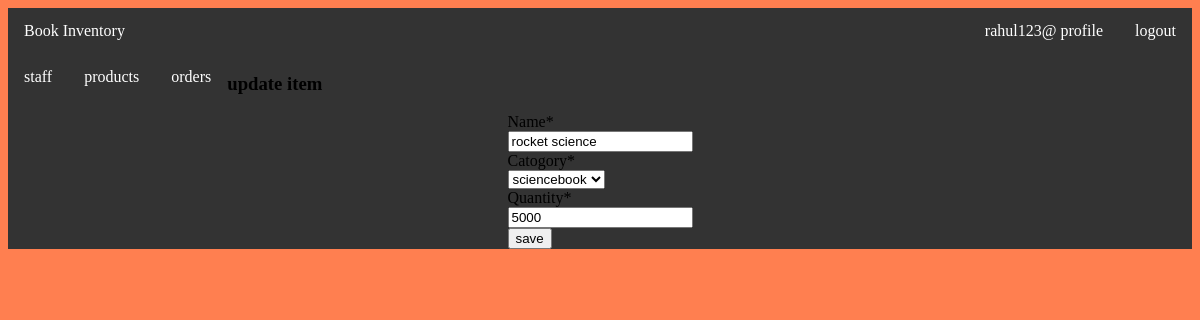
/updateproduct/8/ (signed in), run on the app's committed database.
### app1/models.py (models this page shows, shortened)
class Product(models.Model):
    CATOGORY = (("sciencebook", "sciencebook"), ("mathbook", "mathbook"), ("english", "english"))
    name = models.CharField(max_length=20,null=True)
    catogory = models.CharField(max_length=20, choices=CATOGORY,null= True)
    quantity = models.PositiveIntegerField(null=True)

### app1/views.py (the view)
# urls.py: path('updateproduct/<int:id>/', views.updateproduct, name="updateproduct_page"),
def updateproduct(request,id):
    item=Product.objects.get(id=id)
    if request.method=="POST":
        form=ProductForm(request.POST,instance=item)
        if form.is_valid():
            form.save()
            return redirect("product_page")
    else:
        form=ProductForm(instance=item)
    context={
        "form": form,
    }
    return render(request,"app1/updateproduct.html",context)

### app1/form.py
class ProductForm(forms.ModelForm):
    class Meta:
        model= Product
        fields= ['name','catogory','quantity']

### templates/app1/updateproduct.html (shortened to what this page needs)
{% extends "navebar/base.html" %}
{% load static %}
{% load crispy_forms_tags %}
    {% block content %}
<link rel="stylesheet" type="text/css" href="{% static 'css/ss.css' %}">
<h3>update item</h3>
   <div class="container" >
        <form method="POST">
      {{form|crispy}}
    <input type="submit" value="save">
    </form>
   </div>
                 {% endblock %}

### templates/navebar/nav.html (shortened to what this page needs)
<!DOCTYPE html>
<html>
<head>
</head>
<body>
<ul>
  <li><a class="active" href="{% url  "index_page" %}">Book Inventory</a></li>
  {%  if user.is_authenticated    %}
  <li style="float:right"><a href="{% url "user-logout"%}">logout</a></li>
  <li style="float:right"><a href="{% url "user-profile"%}">{{ user.get_username }} profile</a></li>
  {%  else  %}
  <li style="float:right"><a href="{% url "user-register" %}">signup</a></li>
  <li style="float:right" ><a href="{% url "user-login"%}">signin</a></li>
  {% endif   %}
</ul>
</body>
</html>

### static/css/ss.css (style rules this page uses)
ul { list-style-type: none; margin: 0; padding: 0; overflow: hidden; background-color: #333; }
li { float: left; }
li a { display: block; color: white; text-align: center; padding: 14px 16px; text-decoration: none; }
.container { display: flex; justify-content: center; }
body { background-color: coral; }

### templates/navebar/nav.html (style rules this page uses)
ul { list-style-type: none; margin: 0; padding: 0; overflow: hidden; background-color: #333; }
li { float: left; }
li a { display: block; color: white; text-align: center; padding: 14px 16px; text-decoration: none; }

### data on the page
Product: name "rocket science", catogory "sciencebook", quantity "5000"

### other printed values
{{ user.get_username }} "rahul123@"
